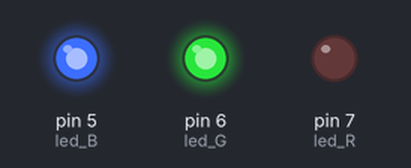
Bench run of a sketch on a simulated Arduino Uno, built with avr-gcc and run on an emulated ATmega328P. Parts: output pins drawn as LEDs (lit = HIGH).

Above: at 0.5 s.
At 1.5 s:
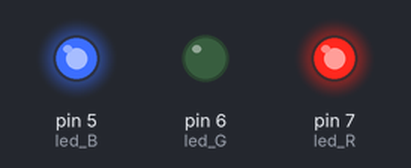
At 2.5 s:
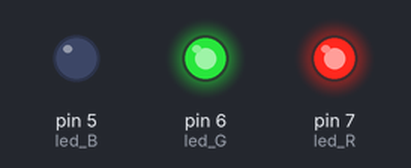
At 3.5 s:
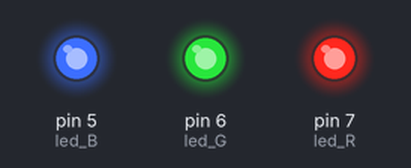
Timing chart, 0 to 5.2 s (numbered marks = the images above):
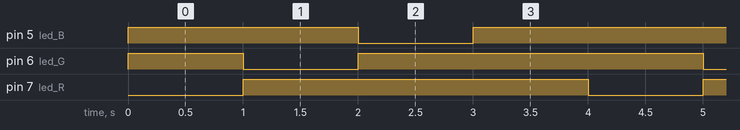

Measured:
- by itself, pin 5 (led_B), pin 6 (led_G), pin 7 (led_R): alternates HIGH for 3.0 s and LOW for 1.0 s
- by itself, everything shown: repeats every 4.0 s, in 4 steps

The sketch:

Exe_5_Luzes_coloridas.ino
```cpp
// Autor..: Makehero - Aluno Adriano
// Projeto: Luzes Coloridas
// Data...: 18/12/2025

//----------------Declara as variaveis do codigo----------------

int led_R = 7;                    // Declara a variável led_R e atribui o valor 7 a ela (R)
int led_G = 6;                    // Declara a variável led_G e atribui o valor 6 a ela (G)
int led_B = 5;                    // Declara a variável led_B e atribui o valor 5 a ela (B)

//----------------Declaracao da funcao que acende a cor Vermelha do LED----------------
void acendeVermelho() {
  digitalWrite(led_R, LOW);       // Acende a cor Vermelha do LED
  digitalWrite(led_G, HIGH);      // Apaga a cor Verde do LED
  digitalWrite(led_B, HIGH);      // Apaga a cor Azul do LED
}

//----------------Declaracao da funcao que acende a cor Verde do LED----------------

void acendeVerde() {
  digitalWrite(led_R, HIGH);     // Apaga a cor Vermelha do LED
  digitalWrite(led_G, LOW);      // Acende a cor Verde do LED
  digitalWrite(led_B, HIGH);     // Apaga a cor Azul do LED
}

//----------------Declaracao da funcao que acende a cor Azul do LED----------------

void acendeAzul() {
  digitalWrite(led_R, HIGH);      // Apaga a cor Vermelha do LED
  digitalWrite(led_G, HIGH);      // Apaga a cor Verde do LED
  digitalWrite(led_B, LOW);       // Acende a cor Azul do LED
}

//----------------Declaracao da funcao que apaga todas as cores do LED----------------

void apagaLed() {
  digitalWrite(led_R, HIGH);      // Apaga a cor Vermelha do LED
  digitalWrite(led_G, HIGH);      // Apaga a cor Verde do LED
  digitalWrite(led_B, HIGH);      // Apaga a cor Azul do LED
}

//----------------Funcao executada uma vez na inicializacao do sistema----------------

void setup() {
  pinMode(led_R, OUTPUT);         // Configura a porta 7 (valor da variável led_R) como saida
  pinMode(led_G, OUTPUT);         // Configura a porta 6 (valor da variável led_G) como saida
  pinMode(led_B, OUTPUT);         // Configura a porta 5 (valor da variável led_B) como saida
  apagaLed();                     // Chama a funcao de apagar todas as cores do LED

}

//----------------Funcao executada repetidamente enquanto o sistema estiver ligado----------------

void loop() {
  acendeVermelho();               // Chama a funcao de acender a cor Vermelha do LED e apagar as demais
  delay(1000);                    // Aguarda 1000 milissegundos (1 segundo)
  acendeVerde();                  // Chama a funcao de acender a cor Verde do LED e apagar as demais
  delay(1000);                    // Aguarda 1000 milissegundos (1 segundo)
  acendeAzul();                   // Chama a funcao de acender a cor Azul do LED e apagar as demais
  delay(1000);                    // Aguarda 1000 milissegundos (1 segundo)
  apagaLed();                     // Chama a funcao de apagar todas as cores do LED
  delay(1000);                    // Aguarda 1000 milissegundos (1 segundo)

}
```
